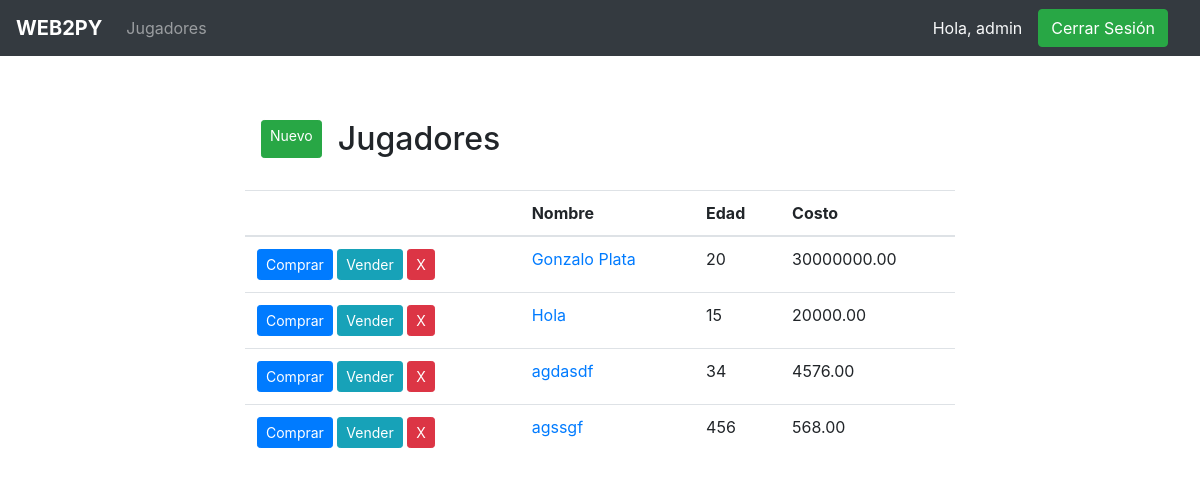
The app's page /jugadores (signed in), older data.
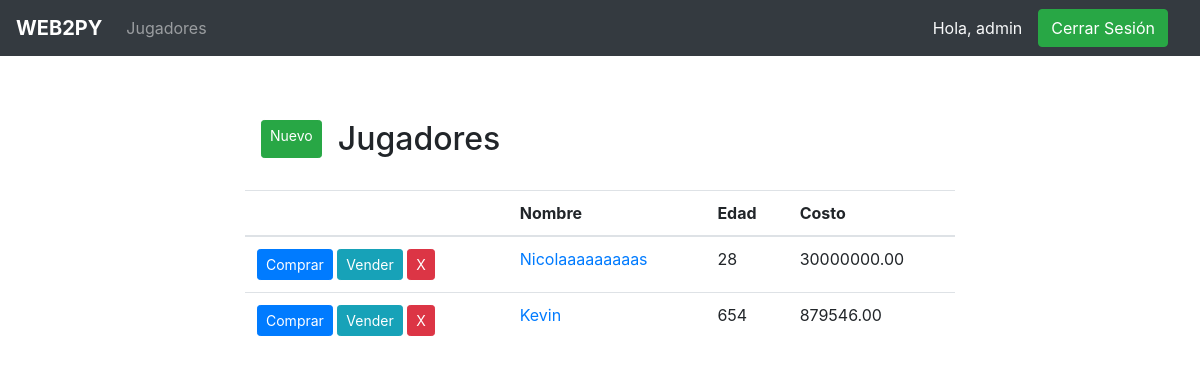
The same page, newer data.
### app/models.py (models this page shows, shortened)
class Jugador(models.Model):
    id = models.AutoField(primary_key=True)
    nombre = models.CharField(max_length=50)
    edad = models.IntegerField()
    costo = models.DecimalField(decimal_places = 2, max_digits = 10)

### app/views.py (the view)
# urls.py: path('jugadores', jugadores, name='jugadores'),
@login_required
def jugadores(request):
    jugadores = Jugador.objects.all()
    return render(request, 'jugador/jugadores.html', { 'jugadores': jugadores })

### templates/jugador/jugadores.html (shortened to what this page needs)
{% extends 'base.html' %}
{% block content %}
<div class="container">
    <div class="col-xl-8 mx-auto my-5">
        <div class="row ml-3 mb-3">
            {% if request.user.is_superuser %}
                <a class="btn btn-sm btn-success my-3" href="{% url 'nuevo_jugador' %}">Nuevo</a>
            {% endif %}
            <h2 class="m-3">Jugadores</h2>
        </div>
        <table class="table table-hover">
            <thead>
                <tr>
                    {% if request.user.is_superuser %}
                        <th scope="col"></th>
                    {% endif %}
                    <th scope="col">Nombre</th>
                    <th scope="col">Edad</th>
                    <th scope="col">Costo</th>
                </tr>
            </thead>
            <tbody>
            {% for jugador in jugadores %}
                <tr>
                    {% if request.user.is_superuser %}
                        <td class="">
                            <a href="#" class="btn btn-sm btn-primary">Comprar</a>
                            <a href="#" class="btn btn-sm btn-info">Vender</a>
                            <a href="{% url 'eliminar_jugador' jugador.id %}" class="btn btn-sm btn-danger">X</button>
                        </td>
                    {% endif %}
                    <td><a href="{% url 'editar_jugador' jugador.id %}">{{ jugador.nombre }}</a></td>
                    <td>{{ jugador.edad }}</td>
                    <td>{{ jugador.costo }}</td>
                </tr>
            {% endfor %}
            </tbody>
        </table>
    </div>
</div>
{% endblock %}

Row changes from the older to the newer data that the page shows:
removed Jugador: nombre "Hola", edad "15", costo "20000.00"
removed Jugador: nombre "agdasdf", edad "34", costo "4576.00"
removed Jugador: nombre "agssgf", edad "456", costo "568.00"
changed Jugador: nombre "Gonzalo Plata" → "Nicolaaaaaaaaas"; edad "20" → "28"
added Jugador: nombre "Kevin", edad "654", costo "879546.00"
